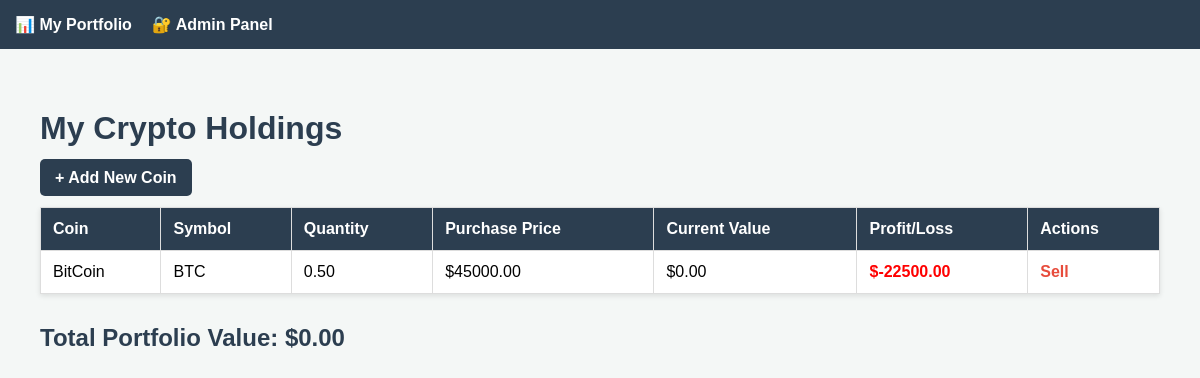
The app's page /, older data.
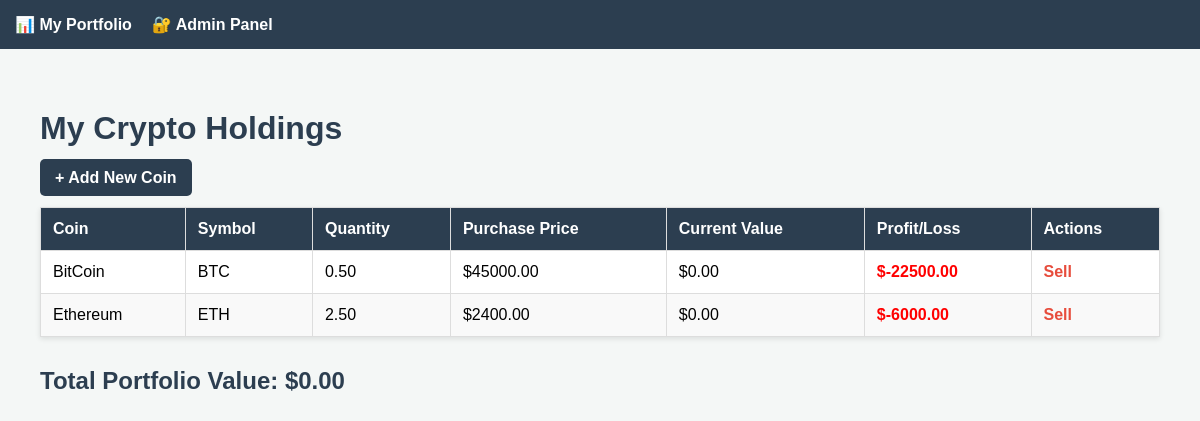
The same page, newer data.
### portfolio/models.py (models this page shows, shortened)
class Coin(models.Model):
    name = models.CharField(max_length=100)
    symbol = models.CharField(max_length=10)
    quantity = models.DecimalField(max_digits=20, decimal_places=10)
    price_purchased = models.DecimalField(max_digits=20, decimal_places=2)

### portfolio/views.py (the view)
# urls.py: path('', views.portfolio_list, name='portfolio_list'),
def portfolio_list(request):
    coins = Coin.objects.all()
    url = "https://api.coingecko.com/api/v3/simple/price?ids=bitcoin,ethereum&vs_currencies=usd"
    try:
        response = requests.get(url)
        data = response.json()
        prices = {
            'BTC': data.get('bitcoin', {}).get('usd', 0),
            'ETH': data.get('ethereum', {}).get('usd', 0)
        }
    except:
        prices = {'BTC': 0, 'ETH': 0}
    total_portfolio_value = 0
    for coin in coins:
        live_price = prices.get(coin.symbol.upper(), 0)
        qty = float(coin.quantity)
        bought_at = float(coin.price_purchased)
        coin.current_value = qty * live_price
        coin.profit = coin.current_value - (qty * bought_at)
        total_portfolio_value += coin.current_value
    return render(request, 'portfolio/portfolio_list.html', {
        'coins': coins,
        'total_value': total_portfolio_value
    })

### portfolio/templates/portfolio/portfolio_list.html
{% extends 'portfolio/base.html' %}
{% block content %}
<h1>My Crypto Holdings</h1>
<div style="margin-bottom: 20px;">
    <a href="{% url 'add_coin' %}" style="background-color: #2c3e50; color: white; padding: 10px 15px; text-decoration: none; border-radius: 5px; font-weight: bold;">
        + Add New Coin
    </a>
</div>
<table>
    <thead>
        <tr>
            <th>Coin</th>
            <th>Symbol</th>
            <th>Quantity</th>
            <th>Purchase Price</th>
            <th>Current Value</th>
            <th>Profit/Loss</th>
            <th>Actions</th> </tr>
    </thead>
    <tbody>
        {% for coin in coins %}
        <tr>
            <td>{{ coin.name }}</td>
            <td>{{ coin.symbol }}</td>
            <td>{{ coin.quantity|floatformat:2 }}</td>
            <td>${{ coin.price_purchased }}</td>
            <td>${{ coin.current_value|floatformat:2 }}</td>
            <td class="{% if coin.profit >= 0 %}profit{% else %}loss{% endif %}">
                ${{ coin.profit|floatformat:2 }}
            </td>
            <td>
                <a href="{% url 'delete_coin' coin.pk %}"
                   onclick="return confirm('Are you sure you want to sell/remove this coin?')"
                   style="color: #e74c3c; font-weight: bold; text-decoration: none;">
                   Sell
                </a>
            </td>
        </tr>
        {% endfor %}
    </tbody>
</table>
<div style="margin-top: 30px; font-size: 1.5em; font-weight: bold; color: #2c3e50;">
    Total Portfolio Value: ${{ total_value|floatformat:2 }}
</div>
{% endblock %}

### portfolio/templates/portfolio/base.html (shortened to what this page needs)
<!DOCTYPE html>
<html>
<head>
</head>
<body>
    <nav>
        <a href="/">📊 My Portfolio</a>
        <a href="/admin/">🔐 Admin Panel</a>
    </nav>
    <div class="container">
        {% block content %}
        {% endblock %}
    </div>
</body>
</html>

### portfolio/templates/portfolio/base.html (style rules this page uses)
body { font-family: sans-serif; margin: 0; background-color: #f4f7f6; }
nav { background: #2c3e50; padding: 15px; color: white; display: flex; gap: 20px; }
nav a { color: white; text-decoration: none; font-weight: bold; }
.container { padding: 40px; }
.loss { color: red; font-weight: bold; }
table { width: 100%; border-collapse: collapse; background: white; margin-top: 20px; box-shadow: 0 2px 5px rgba(0,0,0,0.1); }
th, td { padding: 12px; border: 1px solid #ddd; text-align: left; }
th { background-color: #2c3e50; color: white; }
tr:nth-child(even) { background-color: #f9f9f9; }
h1 { color: #2c3e50; }

Row changes from the older to the newer data that the page shows:
added Coin: name "Ethereum", symbol "ETH", quantity "2.50", price_purchased "2400.00", current_value "0.00", profit "-6000.00"
